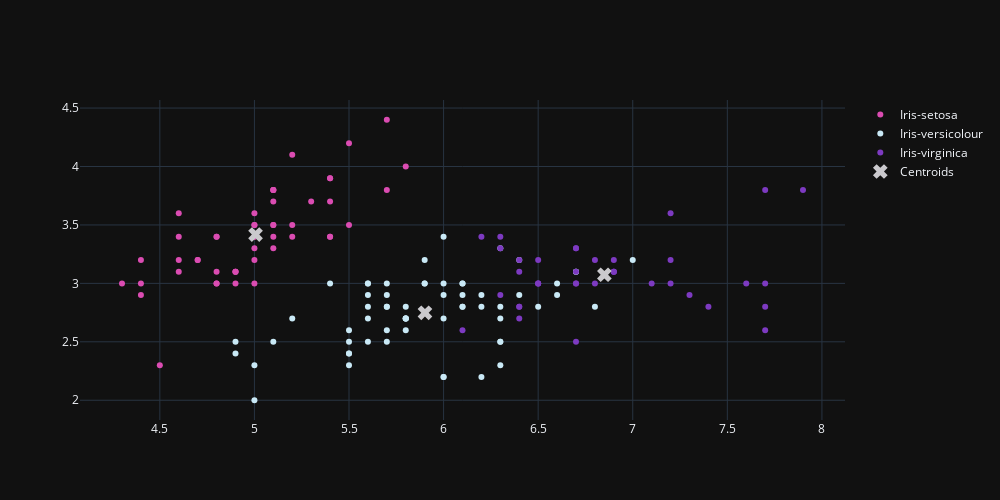

This figure's notebook cell:
### Code cell
fig = go.Figure()
fig.add_trace(go.Scatter(
    x=X[y_kmeans == 0, 0], y=X[y_kmeans == 0, 1],
    mode='markers',marker_color='#DB4CB2',name='Iris-setosa'
))

fig.add_trace(go.Scatter(
    x=X[y_kmeans == 1, 0], y=X[y_kmeans == 1, 1],
    mode='markers',marker_color='#c9e9f6',name='Iris-versicolour'
))

fig.add_trace(go.Scatter(
    x=X[y_kmeans == 2, 0], y=X[y_kmeans == 2, 1],
    mode='markers',marker_color='#7D3AC1',name='Iris-virginica'
))

fig.add_trace(go.Scatter(
    x=centroids[:, 0], y=centroids[:,1],
    mode='markers',marker_color='#CAC9CD',marker_symbol=4,marker_size=13,name='Centroids'
))
fig.update_layout(template='plotly_dark',width=1000, height=500,)

### Figure 1 — Plotly figure (JSON) as saved in the notebook; plotly's stock layout.template omitted (floating-point values rounded to 4 significant figures)
{"data": [{"marker": {"color": "#DB4CB2"}, "mode": "markers", "name": "Iris-setosa", "type": "scatter", "x": [5.1, 4.9, 4.7, 4.6, 5, 5.4, 4.6, 5, 4.4, 4.9, 5.4, 4.8, 4.8, 4.3, 5.8, 5.7, 5.4, 5.1, 5.7, 5.1, 5.4, 5.1, 4.6, 5.1, 4.8, 5, 5, 5.2, 5.2, 4.7, 4.8, 5.4, 5.2, 5.5, 4.9, 5, 5.5, 4.9, 4.4, 5.1, 5, 4.5, 4.4, 5, 5.1, 4.8, 5.1, 4.6, 5.3, 5], "y": [3.5, 3, 3.2, 3.1, 3.6, 3.9, 3.4, 3.4, 2.9, 3.1, 3.7, 3.4, 3, 3, 4, 4.4, 3.9, 3.5, 3.8, 3.8, 3.4, 3.7, 3.6, 3.3, 3.4, 3, 3.4, 3.5, 3.4, 3.2, 3.1, 3.4, 4.1, 4.2, 3.1, 3.2, 3.5, 3.1, 3, 3.4, 3.5, 2.3, 3.2, 3.5, 3.8, 3, 3.8, 3.2, 3.7, 3.3]}, {"marker": {"color": "#c9e9f6"}, "mode": "markers", "name": "Iris-versicolour", "type": "scatter", "x": [7, 6.4, 5.5, 6.5, 5.7, 6.3, 4.9, 6.6, 5.2, 5, 5.9, 6, 6.1, 5.6, 6.7, 5.6, 5.8, 6.2, 5.6, 5.9, 6.1, 6.3, 6.1, 6.4, 6.6, 6.8, 6, 5.7, 5.5, 5.5, 5.8, 6, 5.4, 6, 6.7, 6.3, 5.6, 5.5, 5.5, 6.1, 5.8, 5, 5.6, 5.7, 5.7, 6.2, 5.1, 5.7, 5.8, 4.9, 5.7, 5.8, 6, 5.6, 6.3, 6.2, 6.1, 6.3, 6, 5.8, 6.3, 5.9], "y": [3.2, 3.2, 2.3, 2.8, 2.8, 3.3, 2.4, 2.9, 2.7, 2, 3, 2.2, 2.9, 2.9, 3.1, 3, 2.7, 2.2, 2.5, 3.2, 2.8, 2.5, 2.8, 2.9, 3, 2.8, 2.9, 2.6, 2.4, 2.4, 2.7, 2.7, 3, 3.4, 3.1, 2.3, 3, 2.5, 2.6, 3, 2.6, 2.3, 2.7, 3, 2.9, 2.9, 2.5, 2.8, 2.7, 2.5, 2.5, 2.8, 2.2, 2.8, 2.7, 2.8, 3, 2.8, 3, 2.7, 2.5, 3]}, {"marker": {"color": "#7D3AC1"}, "mode": "markers", "name": "Iris-virginica", "type": "scatter", "x": [6.9, 6.7, 6.3, 7.1, 6.3, 6.5, 7.6, 7.3, 6.7, 7.2, 6.5, 6.4, 6.8, 6.4, 6.5, 7.7, 7.7, 6.9, 7.7, 6.7, 7.2, 6.4, 7.2, 7.4, 7.9, 6.4, 6.1, 7.7, 6.3, 6.4, 6.9, 6.7, 6.9, 6.8, 6.7, 6.7, 6.5, 6.2], "y": [3.1, 3, 3.3, 3, 2.9, 3, 3, 2.9, 2.5, 3.6, 3.2, 2.7, 3, 3.2, 3, 3.8, 2.6, 3.2, 2.8, 3.3, 3.2, 2.8, 3, 2.8, 3.8, 2.8, 2.6, 3, 3.4, 3.1, 3.1, 3.1, 3.1, 3.2, 3.3, 3, 3, 3.4]}, {"marker": {"color": "#CAC9CD", "size": 13, "symbol": 4}, "mode": "markers", "name": "Centroids", "type": "scatter", "x": [5.006, 5.902, 6.85], "y": [3.418, 2.748, 3.074]}], "layout": {"height": 500, "width": 1000}}
